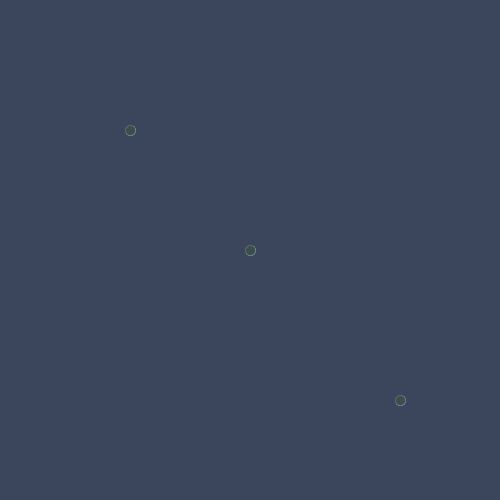
Frame 1 (no input)
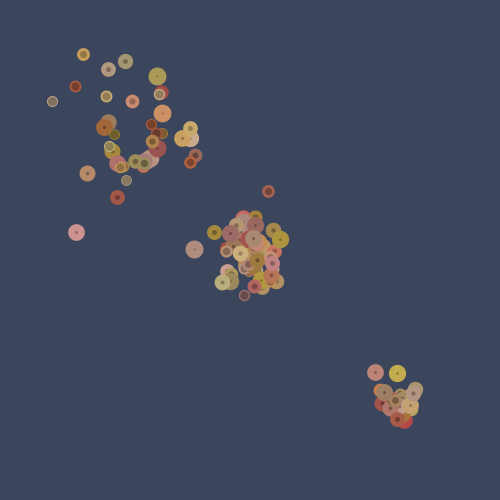
Frame 60 (the mouse pressed at the canvas centre just before this capture)
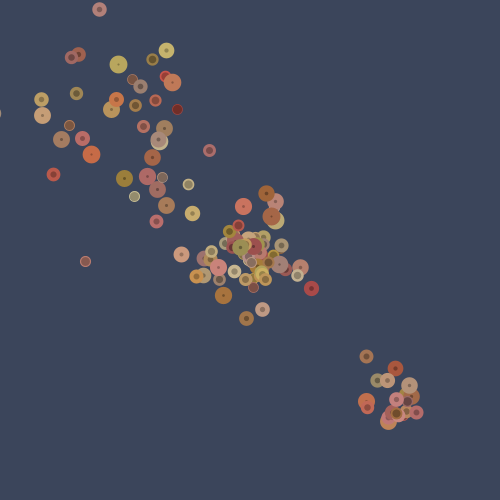
Frame 120 (the mouse held since frame 60 and released just before this capture)

The Processing sketch that drew these frames (run headless with seeded random() and noise(); from frame 60 on, the mouse is pressed at the canvas centre):

// Processing sketch: processing_116475
// ── processing_116475.pde

Cell[]myCells = new Cell [120];

Cell myCell;

void setup() {
  size(500,500);
  frameRate(15);
  smooth();
  colorMode(HSB, 360, 100, 100, 100);//changes mode to HSB
  for(int i = 0; i < myCells.length; i++){
    myCells[i] = new Cell();
    if (i <20){ // for cells 0-19
      myCells[i].setPositionA();
    }
    if ((i >=20) && (i<60)){// for cells 20-59
      myCells[i].setPositionB();
    }// others follow original Cell class function
  }
}

void draw(){
  background(222,35,36);
  smooth();
  for(int i = 0; i<myCells.length; i++){
    myCells[i].display();
    myCells[i].update();
  }
}
class Cell{
  float xlocation;
  float ylocation;
  float dia;
  boolean isseed;
  float cellhue, cellsat, cellbright;
  float lineweight;
  float variance;
  
  
  Cell(){
  xlocation = width/2;
  ylocation = height/2; 
  dia= 10;
  isseed= false;
  cellhue = 180;
  cellsat = 20;
  cellbright= 30;
  lineweight = 0.5;
  variance = 4;
  }

void display(){
  stroke(cellhue, cellsat, cellbright+20); // colour of stroke
  strokeWeight(lineweight); // lineweight
  fill(cellhue, cellsat, cellbright); 
  ellipse(xlocation, ylocation, dia, dia);
  }

void update(){
  xlocation += random(-variance,variance);
  ylocation += random(-variance,variance);
  cellsat = random(25,65);
  cellhue= random(0,50);
  cellbright = random(40,60);
  lineweight= random(0.5,8);
  }
  
  void setPositionA(){
    xlocation = 400;
    ylocation = 400;
    variance = 3;    
  }
  void setPositionB(){
    xlocation = 130;
    ylocation = 130;
    variance = 8;
  }
}
  
